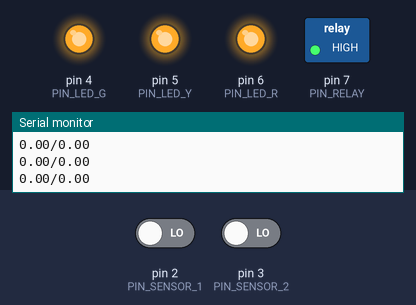
Bench run of a program on a simulated Arduino Uno, built with avr-gcc and run on an emulated ATmega328P. Parts: switched loads named in the program (green lamp = pin HIGH), output pins drawn as LEDs (lit = HIGH), the last lines printed to the serial monitor. The inputs (shaded band) are chosen by the test bench; at power-on: pin 2 (PIN_SENSOR_1) LOW, pin 3 (PIN_SENSOR_2) LOW.

Above: at 1.2 s.
1.3 s: pin 2 (PIN_SENSOR_1) driven HIGH
At 1.5 s:
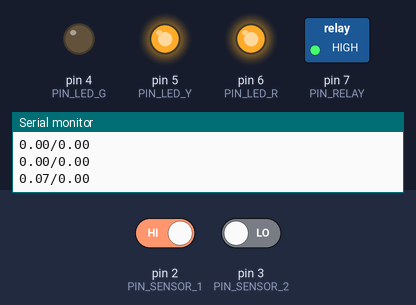
At 2.5 s:
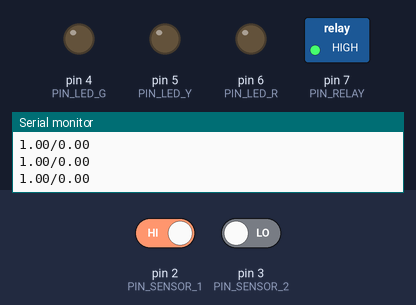
3.2 s: pin 2 (PIN_SENSOR_1) driven LOW
At 3.66 s:
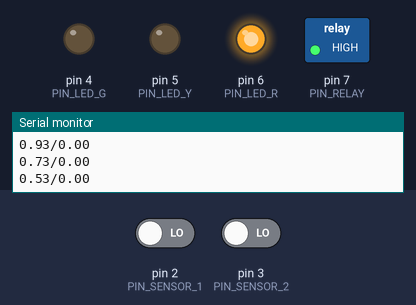
Timing chart, 0 to 6.2 s (numbered marks = the images above; inputs shaded):
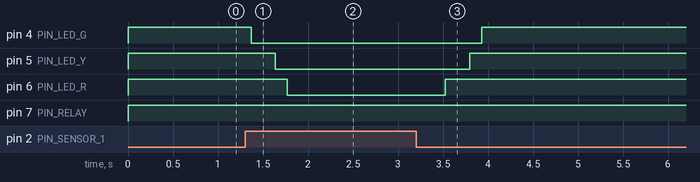

Measured:
- after the input at 1.3 s, pin 4 (PIN_LED_G): HIGH → LOW after 0.07 s; pin 5 (PIN_LED_Y): HIGH → LOW after 0.34 s; pin 6 (PIN_LED_R): HIGH → LOW after 0.47 s
- after the input at 3.2 s, pin 4 (PIN_LED_G): LOW → HIGH after 0.73 s; pin 5 (PIN_LED_Y): LOW → HIGH after 0.60 s; pin 6 (PIN_LED_R): LOW → HIGH after 0.33 s; pin 7 (PIN_RELAY): stays HIGH (without the input it goes to LOW after 3.6 s)

The program:

main.cpp
```cpp
#include <Arduino.h>
#define INCLUDE_vTaskSuspend 1
#include <Arduino_FreeRTOS.h>
#include <queue.h>
#include <Sensor.h>

#define PIN_SENSOR_1 2
#define PIN_SENSOR_2 3
#define PIN_LED_R 6
#define PIN_LED_Y 5
#define PIN_LED_G 4
#define PIN_RELAY 7
#define SAMPLE_STEP_PERIOD 16 //in miliseconds. el minimo es de 16 por cosas de FREERTOS
#define SAMPLE_PERIOD 16 * 3

QueueHandle_t queue1;
QueueHandle_t queue2;
float value1, value2;
QueueHandle_t leds_sensor_1;

char segundos = 5;
float threshold = 0.66;
void task_sensor_1(void *pvParameters)
{
    // Serial.println("Task 1");
    Sensor sensor(PIN_SENSOR_1);
    float value;
    int i;
    while (1)
    {
        sensor.measure_init();
        for (i = 0; i < SAMPLE_PERIOD; i += SAMPLE_STEP_PERIOD)
        {
            sensor.measure_tick();
            //fix feo
            delay(8);
            sensor.measure_tick();
            vTaskDelay(SAMPLE_STEP_PERIOD / portTICK_PERIOD_MS);
        }
        value = sensor.get_value();
        xQueueSend(queue1, &value, portMAX_DELAY);
    }
}
void task_sensor_2(void *pvParameters)
{
    // Serial.println("Task 1");
    float value;
    Sensor sensor(PIN_SENSOR_2);
    int i;
    while (1)
    {
        sensor.measure_init();
        for (i = 0; i < SAMPLE_PERIOD; i += SAMPLE_STEP_PERIOD)
        {
            sensor.measure_tick();
            //fix feo
            delay(8);
            sensor.measure_tick();
            vTaskDelay(SAMPLE_STEP_PERIOD / portTICK_PERIOD_MS);
        }
        value = sensor.get_value();
        xQueueSend(queue2, &value, portMAX_DELAY);
    }
}

void task_sender(void *pvParameters)
{
    // Serial.println("Task Sender");
    while (1)
    {
        xQueueReceive(queue1, &value1, portMAX_DELAY);
        xQueueReceive(queue2, &value2, portMAX_DELAY);
        Serial.print(value1);
        Serial.print("/");
        Serial.println(value2);
    }
}
void task_IDLE(void *pvParameters)
{
    // Serial.println("Task IDLE");
    pinMode(PIN_LED_R, OUTPUT);
    pinMode(PIN_LED_Y, OUTPUT);
    pinMode(PIN_LED_G, OUTPUT);
    pinMode(PIN_RELAY, OUTPUT);
    unsigned long StartTime = 0;
    while (1)
    {
        // Serial.println("IDLE");
        if (Serial.available() > 0)
        {
            // read the incoming byte:
            char c = Serial.read();
            if(c == 'S'){
                // Serial.print("Segundos ");
                c = Serial.read();
                segundos = c;
                // Serial.println(c);
            }
            if(c == 'T'){
                // Serial.print("Threshold ");
                c = Serial.read();
                threshold = c/100.0;
                // Serial.println(c);
            }
        }
        //Leds de intensidad
        if (value1 > 0.05)
            digitalWrite(PIN_LED_G, LOW);
        else
            digitalWrite(PIN_LED_G, HIGH);

        if (value1 > 0.33)
            digitalWrite(PIN_LED_Y, LOW);
        else
            digitalWrite(PIN_LED_Y, HIGH);

        if (value1 > 0.66)
            digitalWrite(PIN_LED_R, LOW);
        else
            digitalWrite(PIN_LED_R, HIGH);

        //relay
        if (value1 > threshold){
            if(StartTime == 0)//not measuring
                StartTime = millis();
            else{//was measuring
                // Serial.println((millis() - StartTime));
                if((millis() - StartTime) > 1000 * segundos){
                    digitalWrite(PIN_RELAY, LOW);
                }
            }
        }else{
            StartTime = 0;
            digitalWrite(PIN_RELAY, HIGH);
        }
    }
}
void setup()
{
    Serial.begin(115200);

    queue1 = xQueueCreate(1, sizeof(float));
    queue2 = xQueueCreate(1, sizeof(float));

    if(queue1 == NULL)
        Serial.println("Error al crear cola 1");
    if(queue2 == NULL)
        Serial.println("Error al crear cola 2");

    xTaskCreate(task_IDLE, "task_IDLE", 128, NULL, 0, NULL);
    xTaskCreate(task_sensor_1, "task_sensor_1", 128, NULL, 1, NULL);
    xTaskCreate(task_sensor_2, "task_sensor_2", 128, NULL, 1, NULL);
    xTaskCreate(task_sender, "task_sender", 128, NULL, 2, NULL);
}

void loop() {}
```
